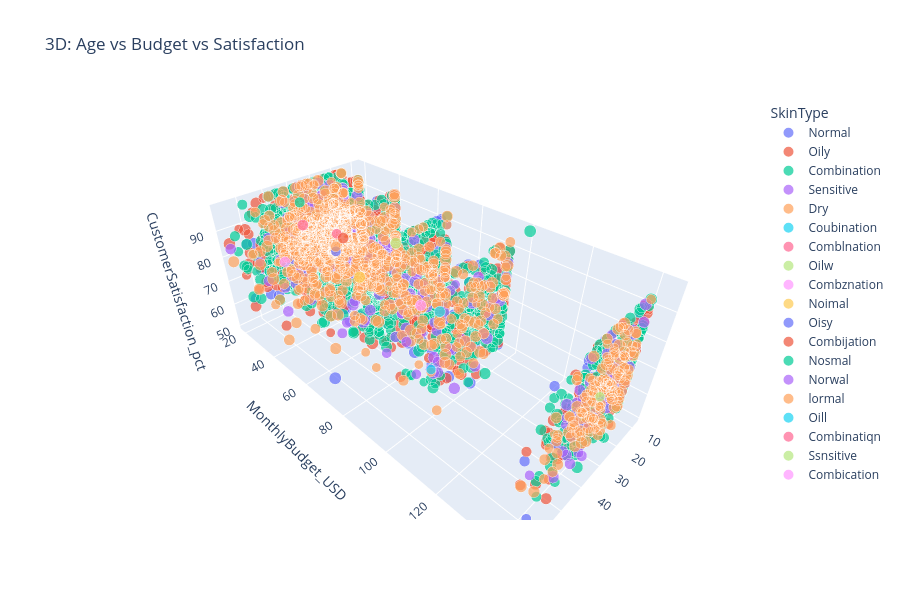

The notebook cell saved with this chart:
### Markdown cell above
### 4. 3D Scatter

### Code cell
fig1 = px.scatter_3d(
    df_sample,
    x='Age',
    y='MonthlyBudget_USD',
    z='CustomerSatisfaction_pct',
    color='SkinType',
    size='ProductEffectiveness_Score',
    hover_data=['Gender', 'SkinConcerns'],
    title='3D: Age vs Budget vs Satisfaction'
)

fig1.update_layout(height=600)
fig1.show()

### Figure 1 — Plotly figure (JSON) as saved in the notebook; plotly's stock layout.template omitted (floating-point values rounded to 4 significant figures; data arrays with more than 128 entries replaced by an {"elided": "..."} marker saying what was removed)
{"data": [{"customdata": {"elided": "489x2 str values"}, "hovertemplate": "SkinType=Normal<br>Age=%{x}<br>MonthlyBudget_USD=%{y}<br>CustomerSatisfaction_pct=%{z}<br>ProductEffectiveness_Score=%{marker.size}<br>Gender=%{customdata[0]}<br>SkinConcerns=%{customdata[1]}<extra></extra>", "legendgroup": "Normal", "marker": {"color": "#636efa", "size": {"elided": "489 float values"}, "sizemode": "area", "sizeref": 0.0125, "symbol": "circle"}, "mode": "markers", "name": "Normal", "scene": "scene", "showlegend": true, "type": "scatter3d", "x": {"elided": "489 float values"}, "y": {"elided": "489 float values"}, "z": {"elided": "489 int values"}}, {"customdata": {"elided": "1253x2 str values"}, "hovertemplate": "SkinType=Oily<br>Age=%{x}<br>MonthlyBudget_USD=%{y}<br>CustomerSatisfaction_pct=%{z}<br>ProductEffectiveness_Score=%{marker.size}<br>Gender=%{customdata[0]}<br>SkinConcerns=%{customdata[1]}<extra></extra>", "legendgroup": "Oily", "marker": {"color": "#EF553B", "size": {"elided": "1253 float values"}, "sizemode": "area", "sizeref": 0.0125, "symbol": "circle"}, "mode": "markers", "name": "Oily", "scene": "scene", "showlegend": true, "type": "scatter3d", "x": {"elided": "1253 float values"}, "y": {"elided": "1253 float values"}, "z": {"elided": "1253 int values"}}, {"customdata": {"elided": "1995x2 str values"}, "hovertemplate": "SkinType=Combination<br>Age=%{x}<br>MonthlyBudget_USD=%{y}<br>CustomerSatisfaction_pct=%{z}<br>ProductEffectiveness_Score=%{marker.size}<br>Gender=%{customdata[0]}<br>SkinConcerns=%{customdata[1]}<extra></extra>", "legendgroup": "Combination", "marker": {"color": "#00cc96", "size": {"elided": "1995 float values"}, "sizemode": "area", "sizeref": 0.0125, "symbol": "circle"}, "mode": "markers", "name": "Combination", "scene": "scene", "showlegend": true, "type": "scatter3d", "x": {"elided": "1995 float values"}, "y": {"elided": "1995 float values"}, "z": {"elided": "1995 int values"}}, {"customdata": {"elided": "343x2 str values"}, "hovertemplate": "SkinType=Sensitive<br>Age=%{x}<br>MonthlyBudget_USD=%{y}<br>CustomerSatisfaction_pct=%{z}<br>ProductEffectiveness_Score=%{marker.size}<br>Gender=%{customdata[0]}<br>SkinConcerns=%{customdata[1]}<extra></extra>", "legendgroup": "Sensitive", "marker": {"color": "#ab63fa", "size": {"elided": "343 float values"}, "sizemode": "area", "sizeref": 0.0125, "symbol": "circle"}, "mode": "markers", "name": "Sensitive", "scene": "scene", "showlegend": true, "type": "scatter3d", "x": {"elided": "343 float values"}, "y": {"elided": "343 float values"}, "z": {"elided": "343 int values"}}, {"customdata": {"elided": "906x2 str values"}, "hovertemplate": "SkinType=Dry<br>Age=%{x}<br>MonthlyBudget_USD=%{y}<br>CustomerSatisfaction_pct=%{z}<br>ProductEffectiveness_Score=%{marker.size}<br>Gender=%{customdata[0]}<br>SkinConcerns=%{customdata[1]}<extra></extra>", "legendgroup": "Dry", "marker": {"color": "#FFA15A", "size": {"elided": "906 float values"}, "sizemode": "area", "sizeref": 0.0125, "symbol": "circle"}, "mode": "markers", "name": "Dry", "scene": "scene", "showlegend": true, "type": "scatter3d", "x": {"elided": "906 float values"}, "y": {"elided": "906 float values"}, "z": {"elided": "906 int values"}}, {"customdata": [["Prefer not say", "Acne"]], "hovertemplate": "SkinType=Coubination<br>Age=%{x}<br>MonthlyBudget_USD=%{y}<br>CustomerSatisfaction_pct=%{z}<br>ProductEffectiveness_Score=%{marker.size}<br>Gender=%{customdata[0]}<br>SkinConcerns=%{customdata[1]}<extra></extra>", "legendgroup": "Coubination", "marker": {"color": "#19d3f3", "size": [4.1], "sizemode": "area", "sizeref": 0.0125, "symbol": "circle"}, "mode": "markers", "name": "Coubination", "scene": "scene", "showlegend": true, "type": "scatter3d", "x": [48.0], "y": [100.0], "z": [88]}, {"customdata": [["Female", "Acne"]], "hovertemplate": "SkinType=Comblnation<br>Age=%{x}<br>MonthlyBudget_USD=%{y}<br>CustomerSatisfaction_pct=%{z}<br>ProductEffectiveness_Score=%{marker.size}<br>Gender=%{customdata[0]}<br>SkinConcerns=%{customdata[1]}<extra></extra>", "legendgroup": "Comblnation", "marker": {"color": "#FF6692", "size": [3.5], "sizemode": "area", "sizeref": 0.0125, "symbol": "circle"}, "mode": "markers", "name": "Comblnation", "scene": "scene", "showlegend": true, "type": "scatter3d", "x": [23.0], "y": [20.0], "z": [74]}, {"customdata": [["Female", "Dryness"]], "hovertemplate": "SkinType=Oilw<br>Age=%{x}<br>MonthlyBudget_USD=%{y}<br>CustomerSatisfaction_pct=%{z}<br>ProductEffectiveness_Score=%{marker.size}<br>Gender=%{customdata[0]}<br>SkinConcerns=%{customdata[1]}<extra></extra>", "legendgroup": "Oilw", "marker": {"color": "#B6E880", "size": [3.3], "sizemode": "area", "sizeref": 0.0125, "symbol": "circle"}, "mode": "markers", "name": "Oilw", "scene": "scene", "showlegend": true, "type": "scatter3d", "x": [34.0], "y": [142.5], "z": [76]}, {"customdata": [["Female", "Acne"]], "hovertemplate": "SkinType=Combznation<br>Age=%{x}<br>MonthlyBudget_USD=%{y}<br>CustomerSatisfaction_pct=%{z}<br>ProductEffectiveness_Score=%{marker.size}<br>Gender=%{customdata[0]}<br>SkinConcerns=%{customdata[1]}<extra></extra>", "legendgroup": "Combznation", "marker": {"color": "#FF97FF", "size": [4.3], "sizemode": "area", "sizeref": 0.0125, "symbol": "circle"}, "mode": "markers", "name": "Combznation", "scene": "scene", "showlegend": true, "type": "scatter3d", "x": [30.0], "y": [75.0], "z": [69]}, {"customdata": [["Female", "Wrinkles"]], "hovertemplate": "SkinType=Noimal<br>Age=%{x}<br>MonthlyBudget_USD=%{y}<br>CustomerSatisfaction_pct=%{z}<br>ProductEffectiveness_Score=%{marker.size}<br>Gender=%{customdata[0]}<br>SkinConcerns=%{customdata[1]}<extra></extra>", "legendgroup": "Noimal", "marker": {"color": "#FECB52", "size": [4.7], "sizemode": "area", "sizeref": 0.0125, "symbol": "circle"}, "mode": "markers", "name": "Noimal", "scene": "scene", "showlegend": true, "type": "scatter3d", "x": [36.0], "y": [50.0], "z": [72]}, {"customdata": [["Female", "Wrinkles"]], "hovertemplate": "SkinType=Oisy<br>Age=%{x}<br>MonthlyBudget_USD=%{y}<br>CustomerSatisfaction_pct=%{z}<br>ProductEffectiveness_Score=%{marker.size}<br>Gender=%{customdata[0]}<br>SkinConcerns=%{customdata[1]}<extra></extra>", "legendgroup": "Oisy", "marker": {"color": "#636efa", "size": [3.5], "sizemode": "area", "sizeref": 0.0125, "symbol": "circle"}, "mode": "markers", "name": "Oisy", "scene": "scene", "showlegend": true, "type": "scatter3d", "x": [45.0], "y": [50.0], "z": [86]}, {"customdata": [["Non-binary", "Wrinkles"]], "hovertemplate": "SkinType=Combijation<br>Age=%{x}<br>MonthlyBudget_USD=%{y}<br>CustomerSatisfaction_pct=%{z}<br>ProductEffectiveness_Score=%{marker.size}<br>Gender=%{customdata[0]}<br>SkinConcerns=%{customdata[1]}<extra></extra>", "legendgroup": "Combijation", "marker": {"color": "#EF553B", "size": [4.2], "sizemode": "area", "sizeref": 0.0125, "symbol": "circle"}, "mode": "markers", "name": "Combijation", "scene": "scene", "showlegend": true, "type": "scatter3d", "x": [20.0], "y": [20.0], "z": [71]}, {"customdata": [["Female", "Acne"]], "hovertemplate": "SkinType=Nosmal<br>Age=%{x}<br>MonthlyBudget_USD=%{y}<br>CustomerSatisfaction_pct=%{z}<br>ProductEffectiveness_Score=%{marker.size}<br>Gender=%{customdata[0]}<br>SkinConcerns=%{customdata[1]}<extra></extra>", "legendgroup": "Nosmal", "marker": {"color": "#00cc96", "size": [3.7], "sizemode": "area", "sizeref": 0.0125, "symbol": "circle"}, "mode": "markers", "name": "Nosmal", "scene": "scene", "showlegend": true, "type": "scatter3d", "x": [44.0], "y": [30.0], "z": [97]}, {"customdata": [["Female", "Acne"]], "hovertemplate": "SkinType=Norwal<br>Age=%{x}<br>MonthlyBudget_USD=%{y}<br>CustomerSatisfaction_pct=%{z}<br>ProductEffectiveness_Score=%{marker.size}<br>Gender=%{customdata[0]}<br>SkinConcerns=%{customdata[1]}<extra></extra>", "legendgroup": "Norwal", "marker": {"color": "#ab63fa", "size": [3.8], "sizemode": "area", "sizeref": 0.0125, "symbol": "circle"}, "mode": "markers", "name": "Norwal", "scene": "scene", "showlegend": true, "type": "scatter3d", "x": [37.0], "y": [75.0], "z": [57]}, {"customdata": [["Female", "Acne"]], "hovertemplate": "SkinType=lormal<br>Age=%{x}<br>MonthlyBudget_USD=%{y}<br>CustomerSatisfaction_pct=%{z}<br>ProductEffectiveness_Score=%{marker.size}<br>Gender=%{customdata[0]}<br>SkinConcerns=%{customdata[1]}<extra></extra>", "legendgroup": "lormal", "marker": {"color": "#FFA15A", "size": [3.8], "sizemode": "area", "sizeref": 0.0125, "symbol": "circle"}, "mode": "markers", "name": "lormal", "scene": "scene", "showlegend": true, "type": "scatter3d", "x": [31.0], "y": [30.0], "z": [75]}, {"customdata": [["Female", "Dryness"]], "hovertemplate": "SkinType=Oill<br>Age=%{x}<br>MonthlyBudget_USD=%{y}<br>CustomerSatisfaction_pct=%{z}<br>ProductEffectiveness_Score=%{marker.size}<br>Gender=%{customdata[0]}<br>SkinConcerns=%{customdata[1]}<extra></extra>", "legendgroup": "Oill", "marker": {"color": "#19d3f3", "size": [3.3], "sizemode": "area", "sizeref": 0.0125, "symbol": "circle"}, "mode": "markers", "name": "Oill", "scene": "scene", "showlegend": true, "type": "scatter3d", "x": [51.0], "y": [100.0], "z": [69]}, {"customdata": [["Female", "Acne"]], "hovertemplate": "SkinType=Combinatiqn<br>Age=%{x}<br>MonthlyBudget_USD=%{y}<br>CustomerSatisfaction_pct=%{z}<br>ProductEffectiveness_Score=%{marker.size}<br>Gender=%{customdata[0]}<br>SkinConcerns=%{customdata[1]}<extra></extra>", "legendgroup": "Combinatiqn", "marker": {"color": "#FF6692", "size": [4.1], "sizemode": "area", "sizeref": 0.0125, "symbol": "circle"}, "mode": "markers", "name": "Combinatiqn", "scene": "scene", "showlegend": true, "type": "scatter3d", "x": [38.0], "y": [20.0], "z": [83]}, {"customdata": [["Female", "Large Pores"]], "hovertemplate": "SkinType=Ssnsitive<br>Age=%{x}<br>MonthlyBudget_USD=%{y}<br>CustomerSatisfaction_pct=%{z}<br>ProductEffectiveness_Score=%{marker.size}<br>Gender=%{customdata[0]}<br>SkinConcerns=%{customdata[1]}<extra></extra>", "legendgroup": "Ssnsitive", "marker": {"color": "#B6E880", "size": [4.3], "sizemode": "area", "sizeref": 0.0125, "symbol": "circle"}, "mode": "markers", "name": "Ssnsitive", "scene": "scene", "showlegend": true, "type": "scatter3d", "x": [18.0], "y": [50.0], "z": [79]}, {"customdata": [["Female", "Pigmentation"]], "hovertemplate": "SkinType=Combication<br>Age=%{x}<br>MonthlyBudget_USD=%{y}<br>CustomerSatisfaction_pct=%{z}<br>ProductEffectiveness_Score=%{marker.size}<br>Gender=%{customdata[0]}<br>SkinConcerns=%{customdata[1]}<extra></extra>", "legendgroup": "Combication", "marker": {"color": "#FF97FF", "size": [4.0], "sizemode": "area", "sizeref": 0.0125, "symbol": "circle"}, "mode": "markers", "name": "Combication", "scene": "scene", "showlegend": true, "type": "scatter3d", "x": [48.0], "y": [20.0], "z": [71]}], "layout": {"height": 600, "legend": {"itemsizing": "constant", "title": {"text": "SkinType"}, "tracegroupgap": 0}, "scene": {"domain": {"x": [0, 1], "y": [0, 1]}, "xaxis": {"title": {"text": "Age"}}, "yaxis": {"title": {"text": "MonthlyBudget_USD"}}, "zaxis": {"title": {"text": "CustomerSatisfaction_pct"}}}, "title": {"text": "3D: Age vs Budget vs Satisfaction"}}}
